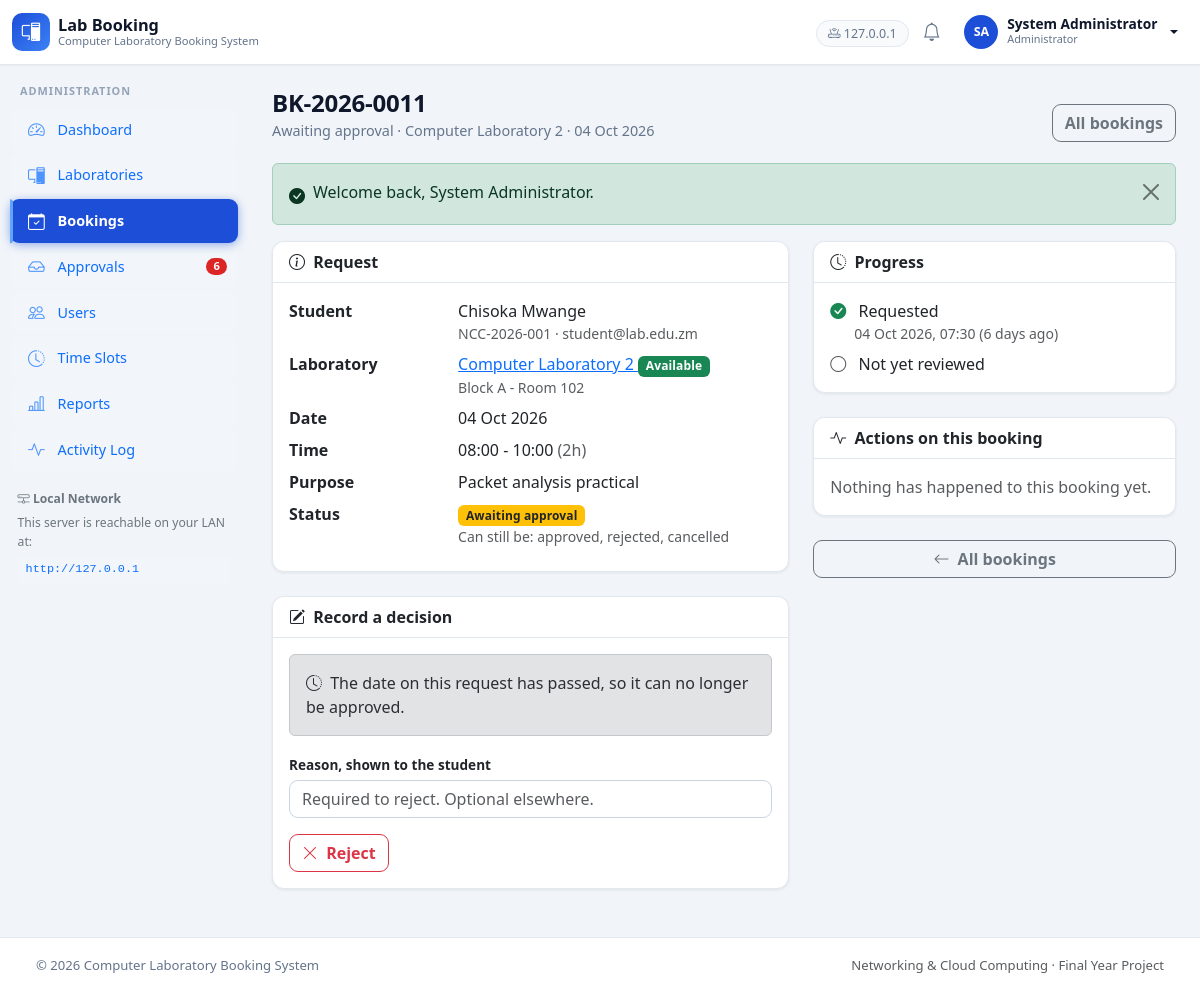
Page /admin/booking.php?id=11 (signed in) on the committed database.
### tables this page shows
CREATE TABLE `users` (
  `id`            INT(11)      NOT NULL AUTO_INCREMENT,
  `name`          VARCHAR(120)  NOT NULL,
  `email`         VARCHAR(191)  NOT NULL,
  `password`      VARCHAR(255)  NOT NULL,
  `role`          ENUM('admin','user')   NOT NULL DEFAULT 'user',
  `status`        ENUM('active','inactive') NOT NULL DEFAULT 'active',
  `student_no`    VARCHAR(50)   DEFAULT NULL,
  `phone`         VARCHAR(30)   DEFAULT NULL,
   
   
   
   
   
  `avatar`        VARCHAR(191)  DEFAULT NULL,
  `last_login_at` DATETIME      DEFAULT NULL,
  `created_at`    DATETIME      NOT NULL DEFAULT CURRENT_TIMESTAMP,
  `updated_at`    DATETIME      NOT NULL DEFAULT CURRENT_TIMESTAMP ON UPDATE CURRENT_TIMESTAMP,
  PRIMARY KEY (`id`),
  UNIQUE KEY `uq_users_email` (`email`),
  UNIQUE KEY `uq_users_student_no` (`student_no`),
  KEY `idx_users_role_status` (`role`,`status`)
);

CREATE TABLE `bookings` (
  `id`            INT(11)     NOT NULL AUTO_INCREMENT,
  `booking_ref`   VARCHAR(20)  NOT NULL,
  `user_id`       INT(11)     NOT NULL,
  `laboratory_id` INT(11)     NOT NULL,
  `booking_date`  DATE         NOT NULL,
  `start_time`    TIME         NOT NULL,
  `end_time`      TIME         NOT NULL,
  `purpose`       VARCHAR(255) NOT NULL,
  `status`        ENUM('pending','approved','rejected','cancelled','completed')
                                NOT NULL DEFAULT 'pending',
  `reviewed_by`   INT(11)      DEFAULT NULL,
  `reviewed_at`   DATETIME     DEFAULT NULL,
  `admin_note`    VARCHAR(255) DEFAULT NULL,
  `created_at`    DATETIME     NOT NULL DEFAULT CURRENT_TIMESTAMP,
  `updated_at`    DATETIME     NOT NULL DEFAULT CURRENT_TIMESTAMP ON UPDATE CURRENT_TIMESTAMP,
  PRIMARY KEY (`id`),
  UNIQUE KEY `uq_bookings_ref` (`booking_ref`),
  KEY `idx_bookings_conflict` (`laboratory_id`,`booking_date`,`status`),
  KEY `idx_bookings_user` (`user_id`),
  KEY `idx_bookings_status` (`status`),
  KEY `idx_bookings_created` (`created_at`),
  CONSTRAINT `fk_bookings_user`
    FOREIGN KEY (`user_id`)       REFERENCES `users` (`id`)
    ON DELETE RESTRICT ON UPDATE CASCADE,
  CONSTRAINT `fk_bookings_laboratory`
    FOREIGN KEY (`laboratory_id`) REFERENCES `laboratories` (`id`)
    ON DELETE RESTRICT ON UPDATE CASCADE,
  CONSTRAINT `fk_bookings_reviewer`
    FOREIGN KEY (`reviewed_by`)   REFERENCES `users` (`id`)
    ON DELETE SET NULL ON UPDATE CASCADE
);

CREATE TABLE `laboratories` (
  `id`             INT(11)      NOT NULL AUTO_INCREMENT,
  `name`           VARCHAR(120)  NOT NULL,
  `location`       VARCHAR(120)  NOT NULL,
  `capacity`       INT(11)      NOT NULL DEFAULT 0,
  `computer_count` INT(11)      NOT NULL DEFAULT 0,
  `description`    TEXT          DEFAULT NULL,
  `status`         ENUM('available','maintenance','inactive') NOT NULL DEFAULT 'available',
  `created_at`     DATETIME      NOT NULL DEFAULT CURRENT_TIMESTAMP,
  `updated_at`     DATETIME      NOT NULL DEFAULT CURRENT_TIMESTAMP ON UPDATE CURRENT_TIMESTAMP,
  PRIMARY KEY (`id`),
  UNIQUE KEY `uq_laboratories_name` (`name`),
  KEY `idx_laboratories_status` (`status`)
);

### admin/booking.php (the view, shortened to what the rows shown need)
<?php
require_admin();
$id = query_int('id', 0);
$booking = $id > 0
    ? db_one(
        'SELECT b.*, l.name AS lab_name, l.location AS lab_location, l.status AS lab_status,
                l.capacity, l.computer_count,
                u.name AS user_name, u.email AS user_email, u.student_no,
                r.name AS reviewer_name
           FROM bookings b
           JOIN laboratories l ON l.id = b.laboratory_id
           JOIN users u ON u.id = b.user_id
           LEFT JOIN users r ON r.id = b.reviewed_by
          WHERE b.id = ?',
        array($id)
    )
    : null;
$status = $booking['status'];
$next = booking_next_statuses($status);
$terminal = booking_is_terminal($status);
$length = duration_minutes($booking['start_time'], $booking['end_time']);
layout_start(array('title' => $booking['booking_ref'], 'active' => 'bookings'));
?>
<div class="row g-4">
    <div class="col-lg-7">
        <div class="card mb-4">
            <div class="card-body">
                <dl class="row mb-0">
                    <dt class="col-sm-4">Student</dt>
                    <dd class="col-sm-8">
                        <?php echo e($booking['user_name']); ?>
                        <div class="small text-muted">
                            <?php echo e($booking['student_no']); ?> · <?php echo e($booking['user_email']); ?>
                        </div>
                    </dd>
                    <dt class="col-sm-4">Laboratory</dt>
                    <dd class="col-sm-8">
                        <a href="<?php echo e(url('admin/laboratory.php?id=' . (int) $booking['laboratory_id'])); ?>">
                            <?php echo e($booking['lab_name']); ?>
                        </a>
                        <span class="badge <?php echo e(lab_status_badge_class($booking['lab_status'])); ?>">
                            <?php echo e(laboratory_status_label($booking['lab_status'])); ?>
                        </span>
                        <div class="small text-muted"><?php echo e($booking['lab_location']); ?></div>
                    </dd>
                    <dt class="col-sm-4">Date</dt>
                    <dd class="col-sm-8"><?php echo e(format_date($booking['booking_date'])); ?></dd>
                    <dt class="col-sm-4">Time</dt>
                    <dd class="col-sm-8">
                        <?php echo e(format_range($booking['start_time'], $booking['end_time'])); ?>
                        <span class="text-muted">(<?php echo e(format_duration($length)); ?>)</span>
                    </dd>
                    <dt class="col-sm-4">Purpose</dt>
                    <dd class="col-sm-8"><?php echo nl2br(e($booking['purpose'])); ?></dd>
                    <dt class="col-sm-4">Status</dt>
                    <dd class="col-sm-8">
                        <span class="badge <?php echo e(status_badge_class($status)); ?>">
                        </span>
                        <?php if ($terminal): ?>
                            <span class="text-muted small">This is a final state and is kept for the record.</span>
                        <?php else: ?>
                            <?php
                            $parts = array();
                            foreach ($next as $s) {
                                $parts[] = strtolower(booking_status_label($s));
                            }
                            ?>
                            <div class="small text-muted">Can still be: <?php echo e(implode(', ', $parts)); ?></div>
                        <?php endif; ?>
                    </dd>
                </dl>
            </div>
        </div>
    </div>
    <div class="col-lg-5">
        <div class="card mb-4">
            <div class="card-body">
                <ul class="list-unstyled mb-0">
                    <li class="mb-2">
                        <i class="bi bi-check-circle-fill text-success me-2"></i> Requested
                        <div class="small text-muted ms-4">
                            <?php echo e(format_date($booking['created_at'], true)); ?>
                            <span class="text-muted">(<?php echo e(time_ago($booking['created_at'])); ?>)</span>
                        </div>
                    </li>
                </ul>
            </div>
        </div>
    </div>
</div>

### includes/navbar.php (shortened to what the rows shown need)
<?php
$__user = current_user();
$__serverIp = isset($_SERVER['SERVER_ADDR']) ? $_SERVER['SERVER_ADDR'] : '';
?>
<nav class="navbar navbar-expand-lg app-navbar sticky-top">
  <div class="container-fluid">
    <div class="collapse navbar-collapse justify-content-end">
      <ul class="navbar-nav align-items-lg-center gap-lg-1">
        <?php if (!is_logged_in()): ?>
          <li class="nav-item">
            <a class="btn btn-sm btn-outline-primary" href="<?php echo e(url('auth/login.php')); ?>">Sign in</a>
          </li>
        <?php else: ?>
          <?php if ($__serverIp !== ''): ?>
          <li class="nav-item d-none d-xl-block">
            <span class="nav-server" title="Clients on the local network can reach this server here">
              <i class="bi bi-router"></i> <?php echo e($__serverIp); ?>
            </span>
          </li>
          <?php endif; ?>
          <li class="nav-item">
            <a class="nav-icon" href="<?php echo e(url(is_admin() ? 'admin/notifications.php' : 'user/notifications.php')); ?>"
               title="Notifications">
              <i class="bi bi-bell"></i>
            </a>
          </li>
          <li class="nav-item dropdown">
            <a class="nav-user dropdown-toggle" href="#" data-bs-toggle="dropdown" aria-expanded="false">
              <span class="avatar"><?php echo e(initials($__user['name'])); ?></span>
              <span class="d-none d-sm-inline">
                <strong><?php echo e($__user['name']); ?></strong>
                <small class="role-tag"><?php echo e($__user['role'] === 'admin' ? 'Administrator' : 'Student'); ?></small>
              </span>
            </a>
          </li>
        <?php endif; ?>
      </ul>
    </div>
  </div>
</nav>

### includes/sidebar.php (shortened to what the rows shown need)
<?php
$__active = isset($GLOBALS['__active']) ? $GLOBALS['__active'] : '';
$__isAdmin = is_admin();
if ($__isAdmin) {
    $__links = array(
        array('key' => 'dashboard',     'icon' => 'bi-speedometer2',   'label' => 'Dashboard',      'href' => 'admin/index.php'),
        array('key' => 'laboratories',  'icon' => 'bi-pc-display',     'label' => 'Laboratories',   'href' => 'admin/laboratories.php'),
        array('key' => 'bookings',      'icon' => 'bi-calendar-check',  'label' => 'Bookings',       'href' => 'admin/bookings.php'),
        array('key' => 'approvals',     'icon' => 'bi-inbox',           'label' => 'Approvals',      'href' => 'admin/approvals.php', 'badge' => 'pending'),
        array('key' => 'users',         'icon' => 'bi-people',          'label' => 'Users',          'href' => 'admin/users.php'),
        array('key' => 'slots',         'icon' => 'bi-clock-history',   'label' => 'Time Slots',     'href' => 'admin/time-slots.php'),
        array('key' => 'reports',       'icon' => 'bi-bar-chart-line',  'label' => 'Reports',        'href' => 'admin/reports.php'),
        array('key' => 'activity',      'icon' => 'bi-activity',        'label' => 'Activity Log',   'href' => 'admin/activity.php'),
    );
    $__section = 'Administration';
}
$__pendingCount = 0;
if ($__isAdmin) {
    try {
        $__pendingCount = (int) db_value("SELECT COUNT(*) FROM bookings WHERE status = 'pending'");
    } catch (Exception $e) {
        $__pendingCount = 0;
    }
}
?>
<aside class="app-sidebar offcanvas-lg offcanvas-start" tabindex="-1" id="appSidebar"
       aria-label="Main navigation">
  <div class="offcanvas-body d-lg-flex flex-column p-0">
    <div class="sidebar-section"><?php echo e($__section); ?></div>
    <nav class="sidebar-nav">
      <?php foreach ($__links as $__link):
          $__count = 0;
          if (isset($__link['badge']) && $__link['badge'] === 'pending') {
              $__count = $__pendingCount;
          }
      ?>
        <a class="sidebar-link text-primary<?php echo nav_active($__active, $__link['key']); ?>"
           href="<?php echo e(url($__link['href'])); ?>">
          <i class="bi <?php echo e($__link['icon']); ?>"></i>
          <span><?php echo e($__link['label']); ?></span>
          <?php if ($__count > 0): ?>
            <span class="sidebar-badge"><?php echo e($__count); ?></span>
          <?php endif; ?>
        </a>
      <?php endforeach; ?>
    </nav>
    <div class="sidebar-foot">
      <div class="sidebar-foot-title text-secondary"><i class="bi bi-hdd-network"></i> Local Network</div>
      <p class="mb-1 text-secondary">This server is reachable on your LAN at:</p>
      <code class="lan-url text-primary">http://<?php echo e(isset($_SERVER['SERVER_ADDR']) ? $_SERVER['SERVER_ADDR'] : 'SERVER_IP'); ?></code>
    </div>
  </div>
</aside>

### rows in the picture
users: name "SA", name "System Administrator", role "Administrator", role "ADMINISTRATION"
bookings: user.name "Chisoka Mwange", user.student_no "NCC-2026-001", user.email "student@lab.edu.zm", laboratory.name "Computer Laboratory 2", laboratory.status "Available", laboratory.location "Block A - Room 102", booking_date "04 Oct 2026", start_time+end_time "08:00 - 10:00", format_duration($length) "2h", purpose "Packet analysis practical", created_at "04 Oct 2026, 07:30", created_at "6 days ago"

### other values in the picture
$__serverIp "127.0.0.1"
$__link['label'] "Dashboard"
$__link['label'] "Laboratories"
$__link['label'] "Bookings"
$__link['label'] "Approvals"
$__count "6"
$__link['label'] "Users"
$__link['label'] "Time Slots"
$__link['label'] "Reports"
$__link['label'] "Activity Log"
isset($_SERVER['SERVER_ADDR']) ? $_SERVER['SERVER_ADDR'] : 'SERVER_IP' "127.0.0.1"
$title "BK-2026-0011"
$subtitle "Awaiting approval · Computer Laboratory 2 · 04 Oct 2026"
$actions "All bookings"
$flash['message'] "Welcome back, System Administrator."
